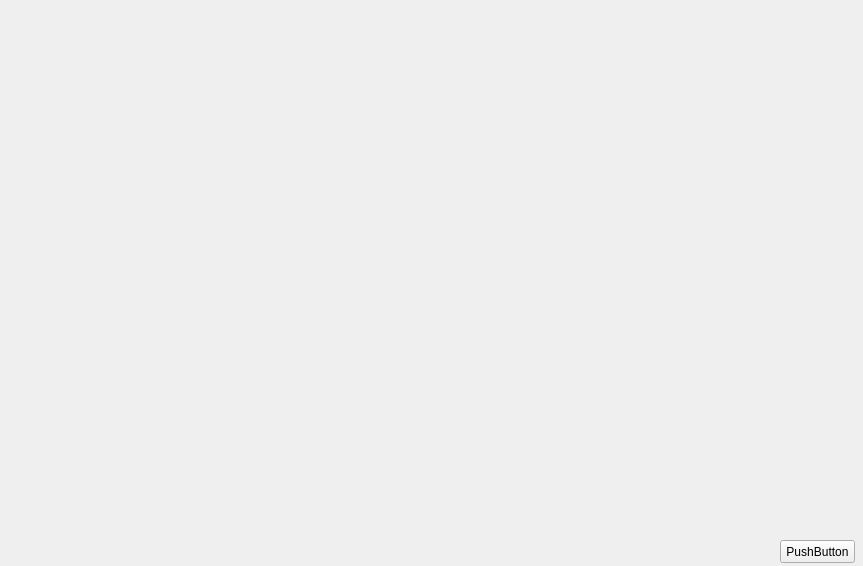
<?xml version="1.0" encoding="UTF-8"?>
<ui version="4.0">
 <class>test</class>
 <widget class="QWidget" name="test">
  <property name="geometry">
   <rect>
    <x>0</x>
    <y>0</y>
    <width>863</width>
    <height>566</height>
   </rect>
  </property>
  <property name="windowTitle">
   <string>test</string>
  </property>
  <widget class="QPushButton" name="btn_update">
   <property name="geometry">
    <rect>
     <x>780</x>
     <y>540</y>
     <width>75</width>
     <height>23</height>
    </rect>
   </property>
   <property name="text">
    <string>PushButton</string>
   </property>
  </widget>
  <widget class="QWidget" name="verticalLayoutWidget">
   <property name="geometry">
    <rect>
     <x>0</x>
     <y>0</y>
     <width>851</width>
     <height>531</height>
    </rect>
   </property>
   <layout class="QVBoxLayout" name="verticalLayout"/>
  </widget>
 </widget>
 <layoutdefault spacing="6" margin="11"/>
 <resources/>
 <connections/>
</ui>
